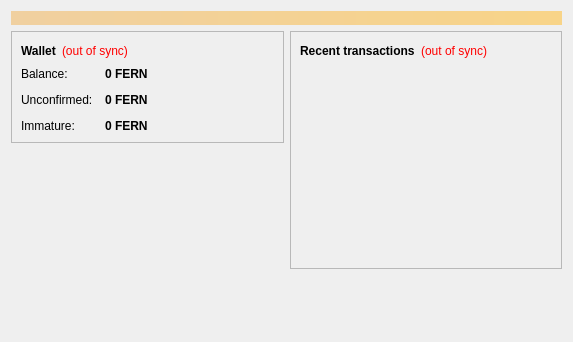
<?xml version="1.0" encoding="UTF-8"?>
<ui version="4.0">
 <class>OverviewPage</class>
 <widget class="QWidget" name="OverviewPage">
  <property name="geometry">
   <rect>
    <x>0</x>
    <y>0</y>
    <width>573</width>
    <height>342</height>
   </rect>
  </property>
  <property name="windowTitle">
   <string>Form</string>
  </property>
  <layout class="QVBoxLayout" name="topLayout">
   <item>
    <widget class="QLabel" name="labelAlerts">
     <property name="visible">
      <bool>false</bool>
     </property>
     <property name="styleSheet">
      <string notr="true">background-color: qlineargradient(x1: 0, y1: 0, x2: 1, y2: 0, stop:0 #F0D0A0, stop:1 #F8D488); color:#000000;</string>
     </property>
     <property name="wordWrap">
      <bool>true</bool>
     </property>
     <property name="margin">
      <number>3</number>
     </property>
    </widget>
   </item>
   <item>
    <layout class="QHBoxLayout" name="horizontalLayout" stretch="1,1">
     <item>
      <layout class="QVBoxLayout" name="verticalLayout_2">
       <item>
        <widget class="QFrame" name="frame">
         <property name="frameShape">
          <enum>QFrame::StyledPanel</enum>
         </property>
         <property name="frameShadow">
          <enum>QFrame::Raised</enum>
         </property>
         <layout class="QVBoxLayout" name="verticalLayout_4">
          <item>
           <layout class="QHBoxLayout" name="horizontalLayout_4">
            <item>
             <widget class="QLabel" name="label_5">
              <property name="font">
               <font>
                <weight>75</weight>
                <bold>true</bold>
               </font>
              </property>
              <property name="text">
               <string>Wallet</string>
              </property>
             </widget>
            </item>
            <item>
             <widget class="QLabel" name="labelWalletStatus">
              <property name="toolTip">
               <string>The displayed information may be out of date. Your wallet automatically synchronizes with the Ferncoin network after a connection is established, but this process has not completed yet.</string>
              </property>
              <property name="styleSheet">
               <string notr="true">QLabel { color: red; }</string>
              </property>
              <property name="text">
               <string notr="true">(out of sync)</string>
              </property>
              <property name="alignment">
               <set>Qt::AlignLeading|Qt::AlignLeft|Qt::AlignVCenter</set>
              </property>
             </widget>
            </item>
            <item>
             <spacer name="horizontalSpacer_2">
              <property name="orientation">
               <enum>Qt::Horizontal</enum>
              </property>
              <property name="sizeHint" stdset="0">
               <size>
                <width>40</width>
                <height>20</height>
               </size>
              </property>
             </spacer>
            </item>
           </layout>
          </item>
          <item>
           <layout class="QFormLayout" name="formLayout_2">
            <property name="fieldGrowthPolicy">
             <enum>QFormLayout::AllNonFixedFieldsGrow</enum>
            </property>
            <property name="horizontalSpacing">
             <number>12</number>
            </property>
            <property name="verticalSpacing">
             <number>12</number>
            </property>
            <item row="0" column="0">
             <widget class="QLabel" name="label">
              <property name="text">
               <string>Balance:</string>
              </property>
             </widget>
            </item>
            <item row="0" column="1">
             <widget class="QLabel" name="labelBalance">
              <property name="font">
               <font>
                <weight>75</weight>
                <bold>true</bold>
               </font>
              </property>
              <property name="cursor">
               <cursorShape>IBeamCursor</cursorShape>
              </property>
              <property name="toolTip">
               <string>Your current balance</string>
              </property>
              <property name="text">
               <string notr="true">0 FERN</string>
              </property>
              <property name="textInteractionFlags">
               <set>Qt::LinksAccessibleByMouse|Qt::TextSelectableByKeyboard|Qt::TextSelectableByMouse</set>
              </property>
             </widget>
            </item>
            <item row="1" column="0">
             <widget class="QLabel" name="label_3">
              <property name="text">
               <string>Unconfirmed:</string>
              </property>
             </widget>
            </item>
            <item row="1" column="1">
             <widget class="QLabel" name="labelUnconfirmed">
              <property name="font">
               <font>
                <weight>75</weight>
                <bold>true</bold>
               </font>
              </property>
              <property name="cursor">
               <cursorShape>IBeamCursor</cursorShape>
              </property>
              <property name="toolTip">
               <string>Total of transactions that have yet to be confirmed, and do not yet count toward the current balance</string>
              </property>
              <property name="text">
               <string notr="true">0 FERN</string>
              </property>
              <property name="textInteractionFlags">
               <set>Qt::LinksAccessibleByMouse|Qt::TextSelectableByKeyboard|Qt::TextSelectableByMouse</set>
              </property>
             </widget>
            </item>
            <item row="2" column="0">
             <widget class="QLabel" name="labelImmatureText">
              <property name="text">
               <string>Immature:</string>
              </property>
             </widget>
            </item>
            <item row="2" column="1">
             <widget class="QLabel" name="labelImmature">
              <property name="font">
               <font>
                <weight>75</weight>
                <bold>true</bold>
               </font>
              </property>
              <property name="toolTip">
               <string>Mined balance that has not yet matured</string>
              </property>
              <property name="text">
               <string notr="true">0 FERN</string>
              </property>
              <property name="textInteractionFlags">
               <set>Qt::LinksAccessibleByMouse|Qt::TextSelectableByKeyboard|Qt::TextSelectableByMouse</set>
              </property>
             </widget>
            </item>
           </layout>
          </item>
         </layout>
        </widget>
       </item>
       <item>
        <spacer name="verticalSpacer">
         <property name="orientation">
          <enum>Qt::Vertical</enum>
         </property>
         <property name="sizeHint" stdset="0">
          <size>
           <width>20</width>
           <height>40</height>
          </size>
         </property>
        </spacer>
       </item>
      </layout>
     </item>
     <item>
      <layout class="QVBoxLayout" name="verticalLayout_3">
       <item>
        <widget class="QFrame" name="frame_2">
         <property name="frameShape">
          <enum>QFrame::StyledPanel</enum>
         </property>
         <property name="frameShadow">
          <enum>QFrame::Raised</enum>
         </property>
         <layout class="QVBoxLayout" name="verticalLayout">
          <item>
           <layout class="QHBoxLayout" name="horizontalLayout_2">
            <item>
             <widget class="QLabel" name="label_4">
              <property name="text">
               <string>&lt;b&gt;Recent transactions&lt;/b&gt;</string>
              </property>
             </widget>
            </item>
            <item>
             <widget class="QLabel" name="labelTransactionsStatus">
              <property name="toolTip">
               <string>The displayed information may be out of date. Your wallet automatically synchronizes with the Ferncoin network after a connection is established, but this process has not completed yet.</string>
              </property>
              <property name="styleSheet">
               <string notr="true">QLabel { color: red; }</string>
              </property>
              <property name="text">
               <string notr="true">(out of sync)</string>
              </property>
              <property name="alignment">
               <set>Qt::AlignRight|Qt::AlignTrailing|Qt::AlignVCenter</set>
              </property>
             </widget>
            </item>
            <item>
             <spacer name="horizontalSpacer">
              <property name="orientation">
               <enum>Qt::Horizontal</enum>
              </property>
              <property name="sizeHint" stdset="0">
               <size>
                <width>40</width>
                <height>20</height>
               </size>
              </property>
             </spacer>
            </item>
           </layout>
          </item>
          <item>
           <widget class="QListView" name="listTransactions">
            <property name="styleSheet">
             <string notr="true">QListView { background: transparent; }</string>
            </property>
            <property name="frameShape">
             <enum>QFrame::NoFrame</enum>
            </property>
            <property name="verticalScrollBarPolicy">
             <enum>Qt::ScrollBarAlwaysOff</enum>
            </property>
            <property name="horizontalScrollBarPolicy">
             <enum>Qt::ScrollBarAlwaysOff</enum>
            </property>
            <property name="selectionMode">
             <enum>QAbstractItemView::NoSelection</enum>
            </property>
           </widget>
          </item>
         </layout>
        </widget>
       </item>
       <item>
        <spacer name="verticalSpacer_2">
         <property name="orientation">
          <enum>Qt::Vertical</enum>
         </property>
         <property name="sizeHint" stdset="0">
          <size>
           <width>20</width>
           <height>40</height>
          </size>
         </property>
        </spacer>
       </item>
      </layout>
     </item>
    </layout>
   </item>
  </layout>
 </widget>
 <resources/>
 <connections/>
</ui>
